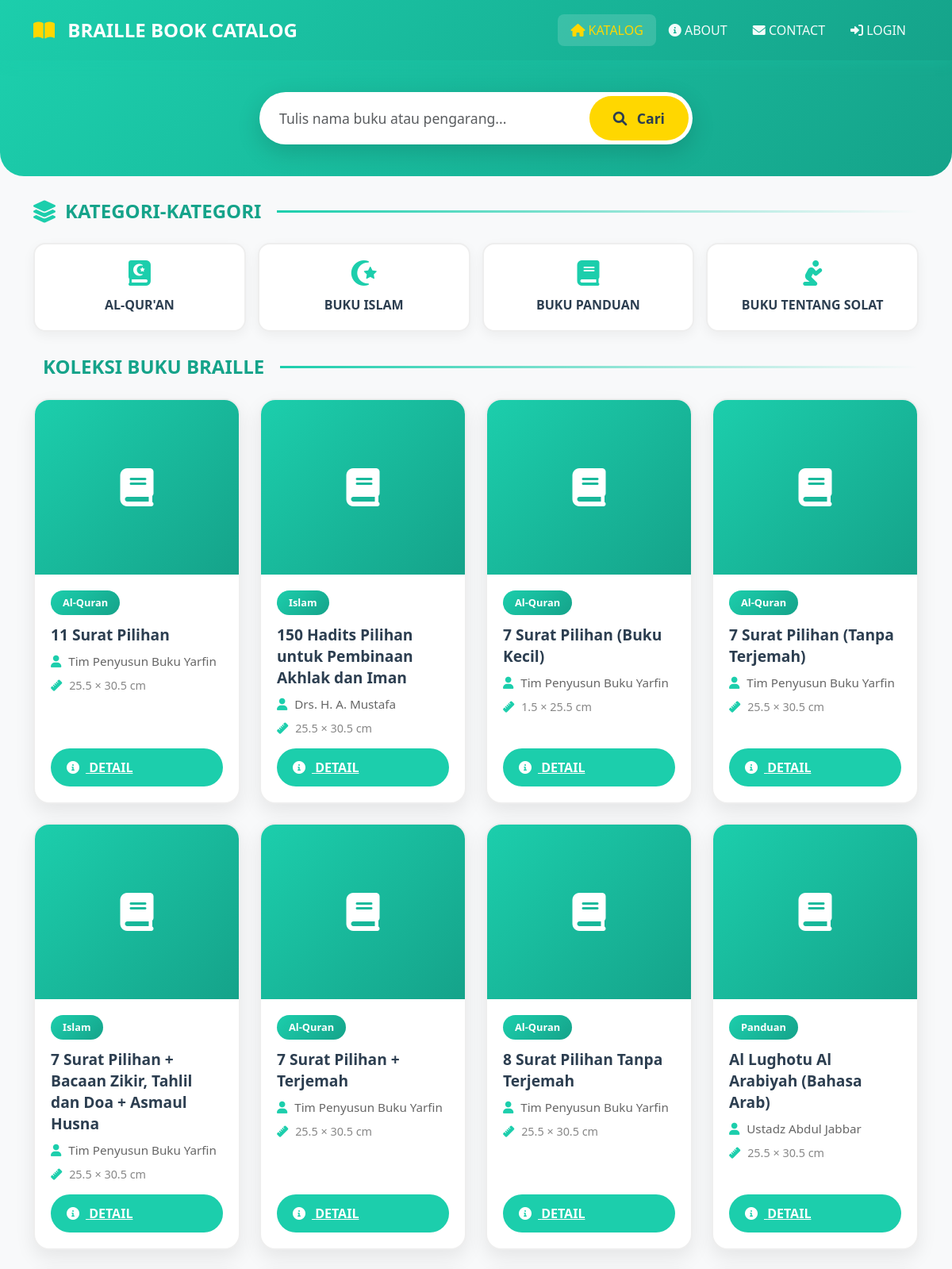
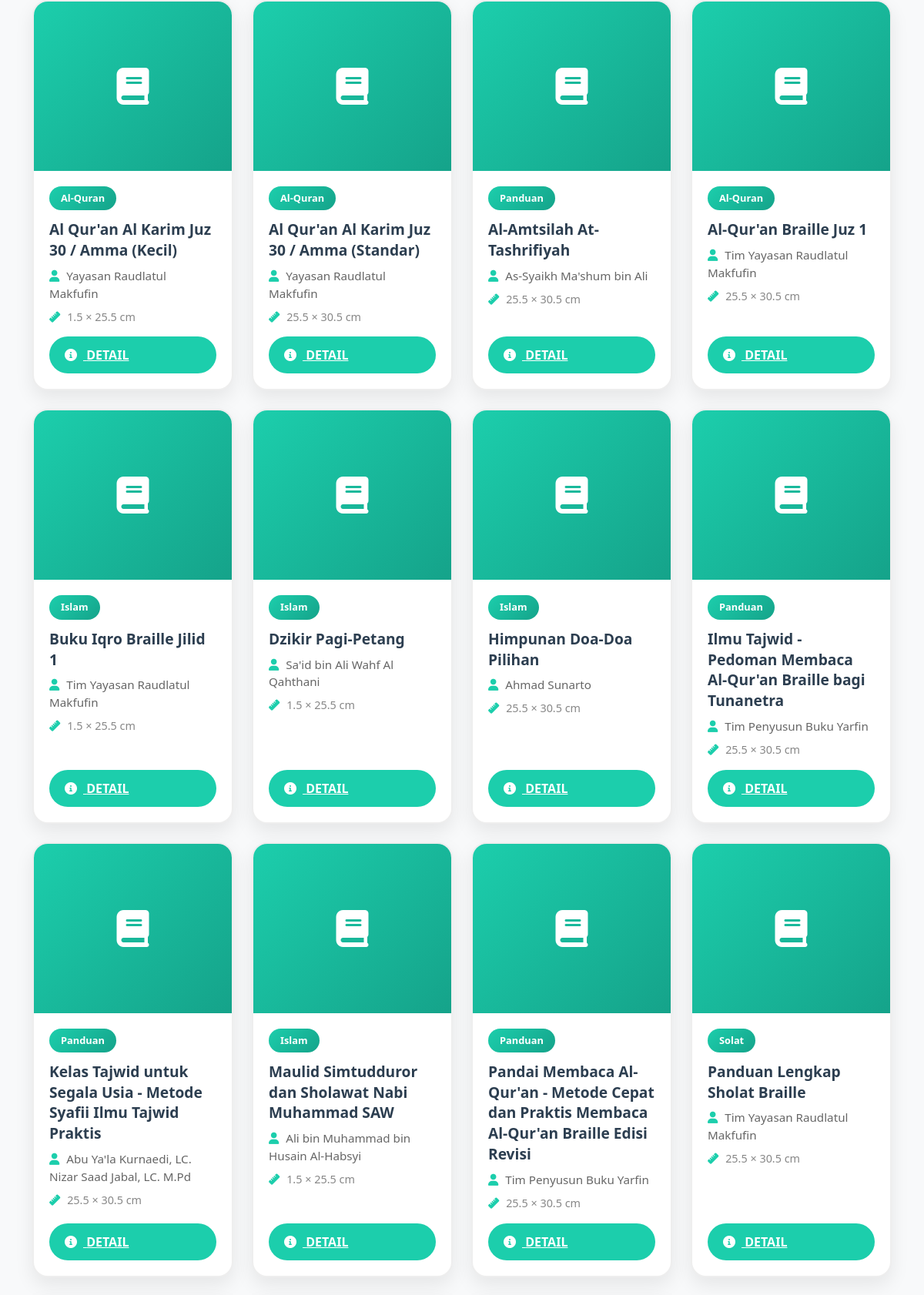
The page /braille-store/index.php (upper part) on the database its author committed (2 pictures, top to bottom).
### tables this page shows
CREATE TABLE `buku` (
  `id` int(11) NOT NULL,
  `judul` varchar(200) NOT NULL,
  `pengarang` varchar(100) NOT NULL,
  `penerbit` varchar(100) NOT NULL,
  `jml_halaman` int(5) NOT NULL,
  `ukuran` enum('Besar','Kecil') NOT NULL COMMENT 'Besar=25.5x30.5cm, Kecil=1.5x25.5cm',
  `jml_lembaran` int(5) NOT NULL,
  `kategori` enum('Al-Quran','Islam','Panduan','Solat') NOT NULL,
  `sinopsis` text NOT NULL,
  `gambar` varchar(255) DEFAULT 'default.jpg',
  `stok_tersedia` int(5) DEFAULT 0,
  `harga` decimal(15,2) NOT NULL DEFAULT 75000.00,
  `created_at` timestamp NOT NULL DEFAULT current_timestamp()
);

### braille-store/index.php (the view, shortened to what this page needs)
<?php
require_once 'includes/config.php';
$kategori_filter = isset($_GET['kategori']) ? $_GET['kategori'] : '';
$where_clause = '';
$query = "SELECT * FROM buku $where_clause ORDER BY judul ASC";
$result = mysqli_query($conn, $query);
?>
<!DOCTYPE html>
<html lang="id">
<head>
    <link href="https://cdn.jsdelivr.net/npm/bootstrap@5.3.0/dist/css/bootstrap.min.css" rel="stylesheet">
    <link rel="stylesheet" href="https://cdnjs.cloudflare.com/ajax/libs/font-awesome/6.0.0/css/all.min.css">
</head>
<body>
<nav class="navbar navbar-expand-lg">
    <div class="container">
        <a class="navbar-brand" href="index.php">
            <i class="fas fa-book-open"></i>
            <strong>BRAILLE BOOK CATALOG</strong>
        </a>
        <div class="collapse navbar-collapse" id="navbarNav">
            <ul class="navbar-nav ms-auto">
                <li class="nav-item">
                    <a class="nav-link active" href="index.php">
                        <i class="fas fa-home"></i> KATALOG
                    </a>
                </li>
                <li class="nav-item">
                    <a class="nav-link" href="#">
                        <i class="fas fa-info-circle"></i> ABOUT
                    </a>
                </li>
                <li class="nav-item">
                    <a class="nav-link" href="#">
                        <i class="fas fa-envelope"></i> CONTACT
                    </a>
                </li>
                <?php if (isset($_SESSION['user_id'])): ?>
                    <li class="nav-item">
                        <a class="nav-link" href="user/dashboard.php">
                            <i class="fas fa-user"></i> <?= htmlspecialchars($_SESSION['nama_lengkap']) ?>
                        </a>
                    </li>
                    <li class="nav-item">
                        <a class="nav-link" href="logout.php" style="color: #ff6b6b !important;">
                            <i class="fas fa-sign-out-alt"></i> LOGOUT
                        </a>
                    </li>
                <?php else: ?>
                    <li class="nav-item">
                        <a class="nav-link" href="login.php">
                            <i class="fas fa-sign-in-alt"></i> LOGIN
                        </a>
                    </li>
                <?php endif; ?>
            </ul>
        </div>
    </div>
</nav>
<section class="search-section">
    <div class="container">
        <div class="row justify-content-center">
            <div class="col-md-8 col-lg-6">
                <form action="cari.php" method="GET">
                    <div class="search-box d-flex">
                        <input type="search" name="keyword" class="form-control"
                               placeholder="Tulis nama buku atau pengarang..."
                               aria-label="Cari buku">
                        <button type="submit">
                            <i class="fas fa-search me-2"></i> Cari
                        </button>
                    </div>
                </form>
            </div>
        </div>
    </div>
</section>
<div class="container">
    <div class="section-title">
        <i class="fas fa-layer-group"></i>
        <h3>KATEGORI-KATEGORI</h3>
        <span class="line"></span>
    </div>
    <div class="category-grid">
        <a href="index.php?kategori=Al-Quran" class="category-item <?= $kategori_filter == 'Al-Quran' ? 'active' : '' ?>">
            <i class="fas fa-quran"></i>
            <span>AL-QUR'AN</span>
        </a>
        <a href="index.php?kategori=Islam" class="category-item <?= $kategori_filter == 'Islam' ? 'active' : '' ?>">
            <i class="fas fa-star-and-crescent"></i>
            <span>BUKU ISLAM</span>
        </a>
        <a href="index.php?kategori=Panduan" class="category-item <?= $kategori_filter == 'Panduan' ? 'active' : '' ?>">
            <i class="fas fa-book"></i>
            <span>BUKU PANDUAN</span>
        </a>
        <a href="index.php?kategori=Solat" class="category-item <?= $kategori_filter == 'Solat' ? 'active' : '' ?>">
            <i class="fas fa-pray"></i>
            <span>BUKU TENTANG SOLAT</span>
        </a>
    </div>
</div>
<div class="container">
    <div class="section-title">
        <h3>
            <?php if ($kategori_filter): ?>
                KATEGORI: <?= strtoupper($kategori_filter) ?>
            <?php else: ?>
                KOLEKSI BUKU BRAILLE
            <?php endif; ?>
        </h3>
        <span class="line"></span>
    </div>
    <div class="row g-4">
        <?php
        while ($row = mysqli_fetch_assoc($result)) :
        ?>
        <div class="col-lg-3 col-md-4 col-sm-6">
            <div class="book-card">
                <div class="book-img">
                    <?php if ($row['gambar'] && file_exists('assets/img/' . $row['gambar'])): ?>
                        <img src="assets/img/<?= $row['gambar'] ?>" alt="<?= htmlspecialchars($row['judul']) ?>">
                    <?php else: ?>
                        <i class="fas fa-book"></i>
                    <?php endif; ?>
                </div>
                <div class="book-body">
                    <span class="book-category"><?= $row['kategori'] ?></span>
                    <h5 class="book-title"><?= htmlspecialchars($row['judul']) ?></h5>
                    <p class="book-author">
                        <i class="fas fa-user"></i> <?= htmlspecialchars($row['pengarang']) ?>
                    </p>
                    <p class="book-size">
                        <i class="fas fa-ruler"></i>
                        <?= $row['ukuran'] == 'Besar' ? '25.5 × 30.5 cm' : '1.5 × 25.5 cm' ?>
                    </p>
                    <a href="detail.php?id=<?= $row['id'] ?>" class="btn-detail">
                        <i class="fas fa-info-circle me-2"></i> DETAIL
                    </a>
                </div>
            </div>
        </div>
        <?php endwhile; ?>
    </div>
</div>
</body>
</html>

### braille-store/index.php (style rules this page uses)
:root { --primary-main: #1cceac; --primary-dark: #15a38a; --primary-light: #4ddbc3; --accent-gold: #FFD700; --accent-yellow: #FFC107; --light-bg: #f8f9fa; --dark-text: #2c3e50; }
* { margin: 0; padding: 0; box-sizing: border-box; }
body { font-family: 'Segoe UI', Tahoma, Geneva, Verdana, sans-serif; font-size: 16px; background-color: var(--light-bg); color: var(--dark-text); }
.navbar { background: linear-gradient(135deg, var(--primary-main) 0%, var(--primary-dark) 100%) !important; box-shadow: 0 4px 15px rgba(28, 206, 172, 0.2); padding: 15px 0; }
.navbar-brand { font-size: 1.5rem; font-weight: bold; color: white !important; }
.navbar-brand i { color: var(--accent-gold); margin-right: 10px; }
.navbar-nav .nav-link { color: rgba(255,255,255,0.95) !important; font-weight: 500; padding: 8px 16px !important; transition: all 0.3s; font-size: 1rem; }
.navbar-nav .nav-link:hover, .navbar-nav .nav-link.active { color: var(--accent-gold) !important; background: rgba(255,255,255,0.15); border-radius: 8px; }
.search-section { background: linear-gradient(135deg, var(--primary-main) 0%, var(--primary-dark) 100%); padding: 40px 0; margin-bottom: 30px; border-radius: 0 0 30px 30px; }
.search-box { background: white; border-radius: 50px; padding: 5px; box-shadow: 0 10px 30px rgba(0,0,0,0.15); }
.search-box input { border: none; padding: 15px 20px; font-size: 1.1rem; border-radius: 50px 0 0 50px; width: 100%; }
.search-box button { background: var(--accent-gold); color: var(--dark-text); border: none; padding: 15px 30px; font-size: 1.1rem; font-weight: 600; border-radius: 50px; transition: all 0.3s; white-space: nowrap; }
.section-title { display: flex; align-items: center; margin-bottom: 25px; }
.section-title h3 { font-weight: bold; color: var(--primary-dark); margin: 0; font-size: 1.5rem; }
.section-title i { color: var(--primary-main); margin-right: 12px; font-size: 28px; }
.section-title .line { flex: 1; height: 3px; background: linear-gradient(90deg, var(--primary-main), transparent); margin-left: 20px; }
.category-grid { display: grid; grid-template-columns: repeat(4, 1fr); gap: 15px; margin-bottom: 30px; }
.category-item { background: white; padding: 20px 15px; border-radius: 15px; text-align: center; transition: all 0.3s; border: 2px solid #eee; text-decoration: none; box-shadow: 0 5px 15px rgba(0,0,0,0.05); }
.category-item i { font-size: 32px; color: var(--primary-main); margin-bottom: 12px; }
.category-item span { display: block; font-weight: 600; color: var(--dark-text); font-size: 1rem; }
.book-card { background: white; border-radius: 20px; overflow: hidden; box-shadow: 0 10px 25px rgba(0,0,0,0.08); transition: all 0.3s; height: 100%; border: 2px solid #eee; display: flex; flex-direction: column; }
.book-img { height: 220px; background: linear-gradient(135deg, var(--primary-main) 0%, var(--primary-dark) 100%); display: flex; align-items: center; justify-content: center; color: white; font-size: 48px; position: relative; overflow: hidden; }
.book-body { padding: 20px; flex: 1; display: flex; flex-direction: column; }
.book-category { display: inline-block; background: linear-gradient(135deg, var(--primary-main), var(--primary-dark)); color: white; padding: 6px 15px; border-radius: 20px; font-size: 0.8rem; font-weight: 600; margin-bottom: 12px; align-self: flex-start; }
.book-title { font-weight: bold; font-size: 1.2rem; color: var(--dark-text); margin-bottom: 8px; line-height: 1.4; }
.book-author { color: #666; font-size: 0.95rem; margin-bottom: 8px; }
.book-author i { color: var(--primary-main); margin-right: 5px; }
.book-size { color: #888; font-size: 0.9rem; margin-bottom: 15px; }
.book-size i { color: var(--primary-main); margin-right: 5px; }
.btn-detail { background: var(--primary-main); color: white; border: none; padding: 12px 20px; border-radius: 30px; font-weight: 600; transition: all 0.3s; width: 100%; margin-top: auto; font-size: 1rem; }

### rows shown on the page
buku: kategori "Al-Quran", judul "11 Surat Pilihan", pengarang "Tim Penyusun Buku Yarfin", ukuran "25.5 × 30.5 cm"
buku: kategori "Islam", judul "150 Hadits Pilihan untuk Pembinaan Akhlak dan Iman", pengarang "Drs. H. A. Mustafa", ukuran "25.5 × 30.5 cm"
buku: kategori "Al-Quran", judul "7 Surat Pilihan (Buku Kecil)", pengarang "Tim Penyusun Buku Yarfin", ukuran "1.5 × 25.5 cm"
buku: kategori "Al-Quran", judul "7 Surat Pilihan (Tanpa Terjemah)", pengarang "Tim Penyusun Buku Yarfin", ukuran "25.5 × 30.5 cm"
buku: kategori "Islam", judul "7 Surat Pilihan + Bacaan Zikir, Tahlil dan Doa + Asmaul Husna", pengarang "Tim Penyusun Buku Yarfin", ukuran "25.5 × 30.5 cm"
buku: kategori "Al-Quran", judul "7 Surat Pilihan + Terjemah", pengarang "Tim Penyusun Buku Yarfin", ukuran "25.5 × 30.5 cm"
buku: kategori "Al-Quran", judul "8 Surat Pilihan Tanpa Terjemah", pengarang "Tim Penyusun Buku Yarfin", ukuran "25.5 × 30.5 cm"
buku: kategori "Panduan", judul "Al Lughotu Al Arabiyah (Bahasa Arab)", pengarang "Ustadz Abdul Jabbar", ukuran "25.5 × 30.5 cm"
buku: kategori "Al-Quran", judul "Al Qur'an Al Karim Juz 30 / Amma (Kecil)", pengarang "Yayasan Raudlatul Makfufin", ukuran "1.5 × 25.5 cm"
buku: kategori "Al-Quran", judul "Al Qur'an Al Karim Juz 30 / Amma (Standar)", pengarang "Yayasan Raudlatul Makfufin", ukuran "25.5 × 30.5 cm"
buku: kategori "Panduan", judul "Al-Amtsilah At-Tashrifiyah", pengarang "As-Syaikh Ma'shum bin Ali", ukuran "25.5 × 30.5 cm"
buku: kategori "Al-Quran", judul "Al-Qur'an Braille Juz 1", pengarang "Tim Yayasan Raudlatul Makfufin", ukuran "25.5 × 30.5 cm"
buku: kategori "Islam", judul "Buku Iqro Braille Jilid 1", pengarang "Tim Yayasan Raudlatul Makfufin", ukuran "1.5 × 25.5 cm"
buku: kategori "Islam", judul "Dzikir Pagi-Petang", pengarang "Sa'id bin Ali Wahf Al Qahthani", ukuran "1.5 × 25.5 cm"
buku: kategori "Islam", judul "Himpunan Doa-Doa Pilihan", pengarang "Ahmad Sunarto", ukuran "25.5 × 30.5 cm"
buku: kategori "Panduan", judul "Ilmu Tajwid - Pedoman Membaca Al-Qur'an Braille bagi Tunanetra", pengarang "Tim Penyusun Buku Yarfin", ukuran "25.5 × 30.5 cm"
buku: kategori "Panduan", judul "Kelas Tajwid untuk Segala Usia - Metode Syafii Ilmu Tajwid Praktis", pengarang "Abu Ya'la Kurnaedi, LC. Nizar Saad Jabal, LC. M.Pd", ukuran "25.5 × 30.5 cm"
buku: kategori "Islam", judul "Maulid Simtudduror dan Sholawat Nabi Muhammad SAW", pengarang "Ali bin Muhammad bin Husain Al-Habsyi", ukuran "1.5 × 25.5 cm"
buku: kategori "Panduan", judul "Pandai Membaca Al-Qur'an - Metode Cepat dan Praktis Membaca Al-Qur'an Braille Edisi Revisi", pengarang "Tim Penyusun Buku Yarfin", ukuran "25.5 × 30.5 cm"
buku: kategori "Solat", judul "Panduan Lengkap Sholat Braille", pengarang "Tim Yayasan Raudlatul Makfufin", ukuran "25.5 × 30.5 cm"
